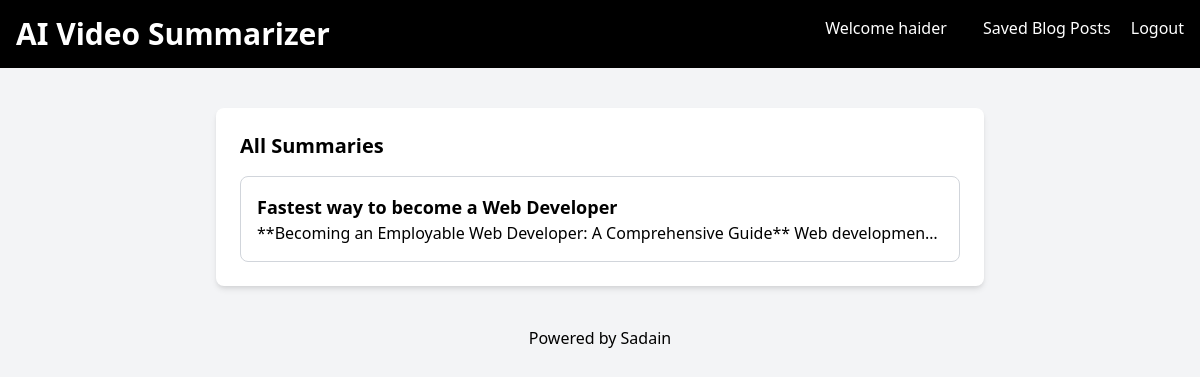
The page /blog-list (signed in) on the database its author committed.
### blog_generator/models.py (models this page shows, shortened)
class BlogPost(models.Model):
    user = models.ForeignKey(User, on_delete=models.CASCADE)
    youtube_title = models.CharField(max_length=300)
    youtube_link = models.URLField()
    generated_content = models.TextField()
    created_at = models.DateTimeField(auto_now_add=True)

### blog_generator/views.py (the view)
# urls.py: path('blog-list', views.blog_list, name='blog-list'),
def blog_list(request):
    blog_articles = BlogPost.objects.filter(user=request.user)
    return render(request, "all-blogs.html", {'blog_articles': blog_articles})

### templates/all-blogs.html (shortened to what this page needs)
<!DOCTYPE html>
<html lang="en">
<head>
    <link href="https://cdn.jsdelivr.net/npm/tailwindcss@2.2.19/dist/tailwind.min.css" rel="stylesheet">
</head>
<body class="bg-gray-100 font-sans antialiased">
    <nav class="bg-black p-4 text-white flex justify-between">
        <div>
            <h1 class="text-3xl font-bold">AI Video Summarizer</h1>
        </div>
        <div>
            <a href="/" class="text-white hover:underline mx-4">Welcome {{ user.username }}</a>
            <a href="/blog-list" class="text-white hover:underline mx-4">Saved Blog Posts</a>
            <a href="/logout" class="text-white hover:underline">Logout</a>
        </div>
    </nav>
    <div class="container mx-auto mt-10 px-4 sm:px-0">
        <div class="max-w-3xl mx-auto bg-white p-6 rounded-lg shadow-md">
            <section>
                <h2 class="text-xl mb-4 font-semibold">All Summaries</h2>
                <div class="space-y-4">
                    {% for article in blog_articles reversed %}
                    <a href="blog-details/{{article.id}}">
                        <div class="border border-gray-300 p-4 rounded-lg">
                            <h3 class="text-lg font-semibold">{{article.youtube_title}}</h3>
                            <p>{{article.generated_content|truncatechars:80}}</p>
                        </div>
                    </a>
                    {% endfor %}
                </div>
            </section>
        </div>
    </div>
    <footer class="text-center p-4 text-black mt-6">
        Powered by Sadain
    </footer>
</body>
</html>

### rows shown on the page
BlogPost: youtube_title "Fastest way to become a Web Developer", generated_content "**Becoming an Employable Web Developer: A Comprehensive Guide** Web developmen…"

### other values the page prints
{{ user.username }} "haider"
